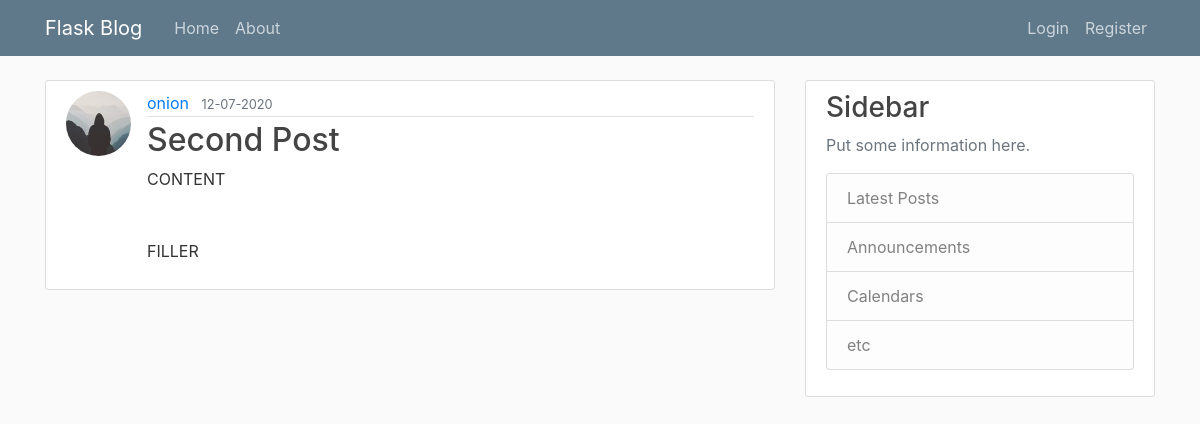
Screenshot of /post/2 with the database file from the repository.
### flaskblog/models.py (models this page shows, shortened)
class User(db.Model, UserMixin):      #Inherit from model and usermixin classes
	id = db.Column(db.Integer, primary_key=True)  #make id column
	username = db.Column(db.String(20), unique=True, nullable=False)
	email = db.Column(db.String(120), unique=True, nullable=False)
	image_file = db.Column(db.String(20), nullable=False, default='default.jpg')  #profile pic
	password = db.Column(db.String(60), nullable=False)
	posts = db.relationship('Post', backref='author', lazy=True) #def many one relation for user

class Post(db.Model):                  #Table for Posts
	id = db.Column(db.Integer, primary_key=True)
	title = db.Column(db.String(100), nullable=False)
	date_posted = db.Column(db.DateTime, nullable=False, default=datetime.utcnow)
	content = db.Column(db.Text, nullable=False)
	user_id = db.Column(db.Integer, db.ForeignKey('user.id'), nullable=False) #reference tablename 'user'

### flaskblog/posts/routes.py (the view)
@posts.route('/post/<post_id>')
def post(post_id):
	post = Post.query.get_or_404(post_id)   #return page or 404 error if post_id DNE
	return render_template('post.html', title=post.title, post=post)

### flaskblog/templates/post.html (shortened to what this page needs)
{% extends 'base.html' %}
{% block content %}
	<article class="media content-section">
		<img class='rounded-circle article-img'
		src="{{ url_for('static', filename='profile_pics/' + post.author.image_file) }}">
		<div class="media-body">
			<div class="article-metadata">
		      <a class="mr-2" href="{{ url_for('users.user_post',
		       username=post.author.username) }}">{{ post.author.username }}</a>
		      	<small class="text-muted">{{ post.date_posted.strftime('%d-%m-%Y') }}</small>
		    </div>
		    <h2 class='article-title'>{{ post.title }}</h2>
		    <p class="article-content">{{ post.content }}</p>
		</div>
	 </article>
{% endblock content %}

### flaskblog/static/main.css (style rules this page uses)
body { background: #fafafa; color: #333333; margin-top: 5rem; }
h1, h2, h3, h4, h5, h6 { color: #444444; }
.content-section { background: #ffffff; padding: 10px 20px; border: 1px solid #dddddd; border-radius: 3px; margin-bottom: 20px; }
.article-title { color: #444444; }
.article-content { white-space: pre-line; }
.article-img { height: 65px; width: 65px; margin-right: 16px; }
.article-metadata { padding-bottom: 1px; margin-bottom: 4px; border-bottom: 1px solid #e3e3e3 }

### rows the page displays
User: image_file (picture), author.username "onion"
Post: date_posted "12-07-2020", title "Second Post", content "CONTENT FILLER"
